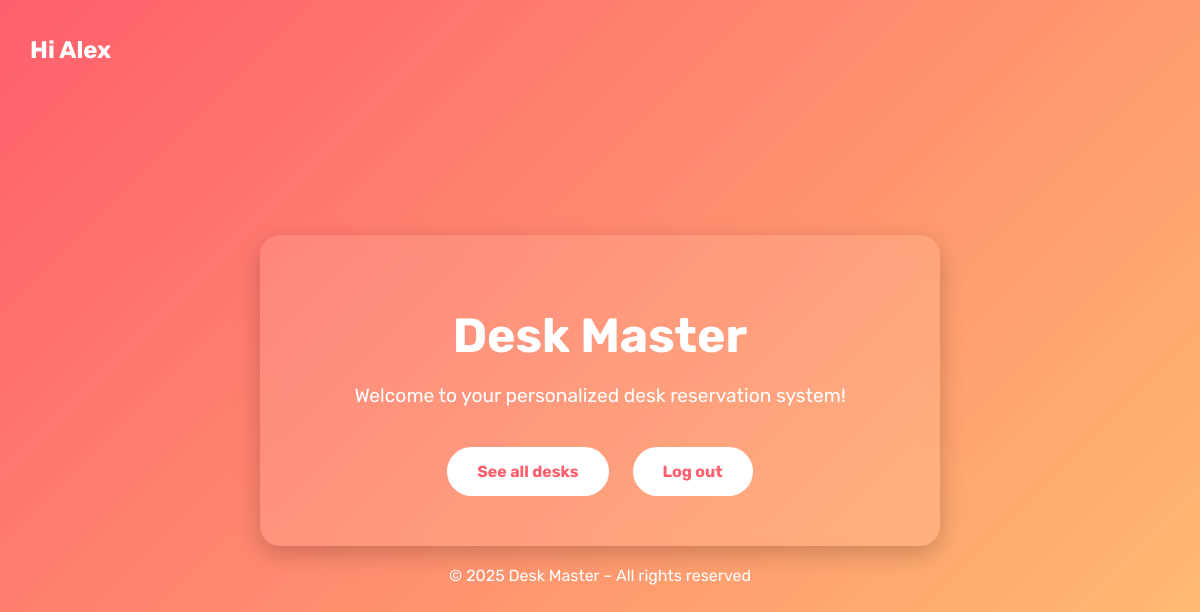
/ (signed in), run on an earlier commit of the app's database.
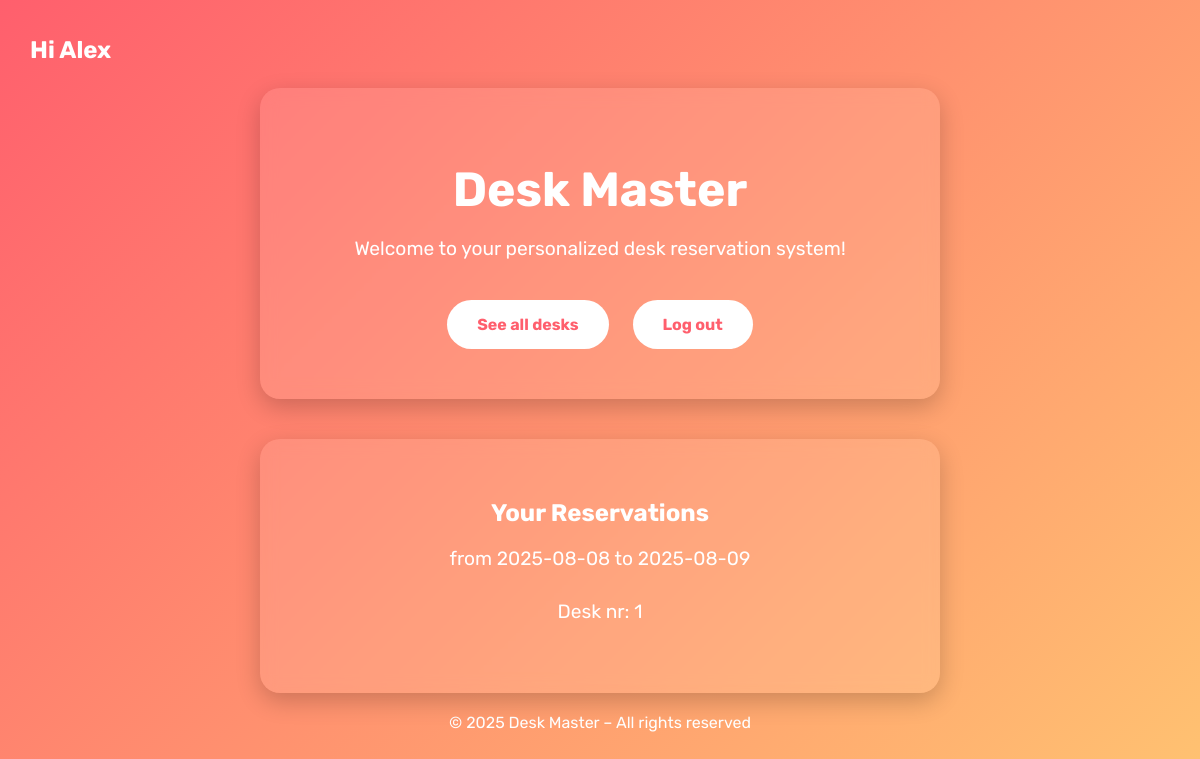
And on a later commit of the database.
### main.py (models this page shows)
class User(UserMixin, db.Model):
    __tablename__ = "desk_users"
    id: Mapped[int] = mapped_column(Integer, primary_key=True)
    name: Mapped[str] = mapped_column(String(250), unique=True, nullable=False)
    email: Mapped[str] = mapped_column(String(250), nullable=False, unique=True)
    password: Mapped[str] = mapped_column(String(250), nullable=False)
    reservations = relationship("Reservation", back_populates="user")

class Reservation(db.Model):
    __tablename__ = "reservations"
    id: Mapped[int] = mapped_column(Integer, primary_key=True)
    start_date: Mapped[date] = mapped_column(Date, nullable=False)
    end_date: Mapped[date] = mapped_column(Date, nullable=False)
    desk_id: Mapped[int] = mapped_column(ForeignKey("desks.id"))
    user_id: Mapped[int] = mapped_column(ForeignKey("desk_users.id"))
    desk = relationship("Desk", back_populates="reservations")
    user = relationship("User", back_populates="reservations")

### main.py (the view)
@app.route("/", methods=["GET", "POST"])
def index():
    if current_user.is_authenticated:
        user_reservations = Reservation.query.filter_by(user_id=current_user.id).all()
    else:
        user_reservations = None
    return render_template("index.html", reservation=user_reservations)

### main.py (called while the page is built)
@login_manager.user_loader
def load_user(user_id):
    return db.session.get(User, int(user_id))

### templates/index.html (shortened to what this page needs)
<!DOCTYPE html>
<html lang="pl">
<head>
</head>
<body>
    {% if current_user.is_authenticated %}
    <h1 class="userName">Hi {{ current_user.name }}</h1>
        <div class="container">
            <h1>Desk Master</h1>
            <p>Welcome to your personalized desk reservation system!</p>
            <a href="{{url_for('desks')}}" class="button">See all desks</a>
            <a href="{{url_for('log_out')}}" class="button">Log out</a>
        </div>
        {% if reservation %}
            <div class="container">
                <h2>Your Reservations</h2>
                {% for res in reservation %}
                  <p>from {{res.start_date}} to {{res.end_date}}</p>
                <p>Desk nr: {{res.desk_id}}</p>
                {% endfor %}
            </div>
        {% endif %}
    {% endif %}
<footer class="footer">
    © 2025 Desk Master – All rights reserved
</footer>
</body>
</html>

### templates/index.html (style rules this page uses)
html, body { height: 100%; margin: 0; padding: 0; font-family: 'Rubik', sans-serif; }
body { background: linear-gradient(135deg, #ff5f6d, #ffc371); display: flex; justify-content: center; align-items: center; flex-direction: column; text-align: center; color: #fff; }
.container { background: rgba(255, 255, 255, 0.1); padding: 40px; border-radius: 20px; box-shadow: 0 8px 24px rgba(0, 0, 0, 0.2); backdrop-filter: blur(8px); margin: 20px 0; width: 100%; max-width: 600px; flex-shrink: 0; }
.userName { position: absolute; top: 20px; left: 30px; font-size: 1.5rem; text-align: left; }
h1 { font-size: 3rem; margin-bottom: 10px; }
p { font-size: 1.2rem; margin-bottom: 30px; }
a.button { background-color: #ffffff; color: #ff5f6d; padding: 15px 30px; border-radius: 30px; text-decoration: none; font-weight: bold; transition: all 0.3s ease; display: inline-block; margin: 10px; }

What changed in the data, as far as the page shows it:
added Reservation: start_date "2025-08-08", end_date "2025-08-09", desk_id "1"
Also different on the page:
text now shown: "Your Reservations"
